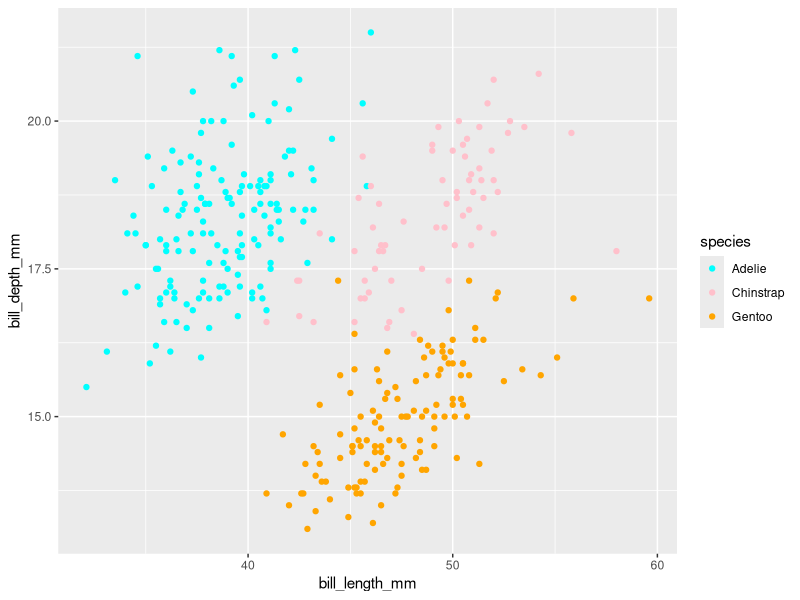
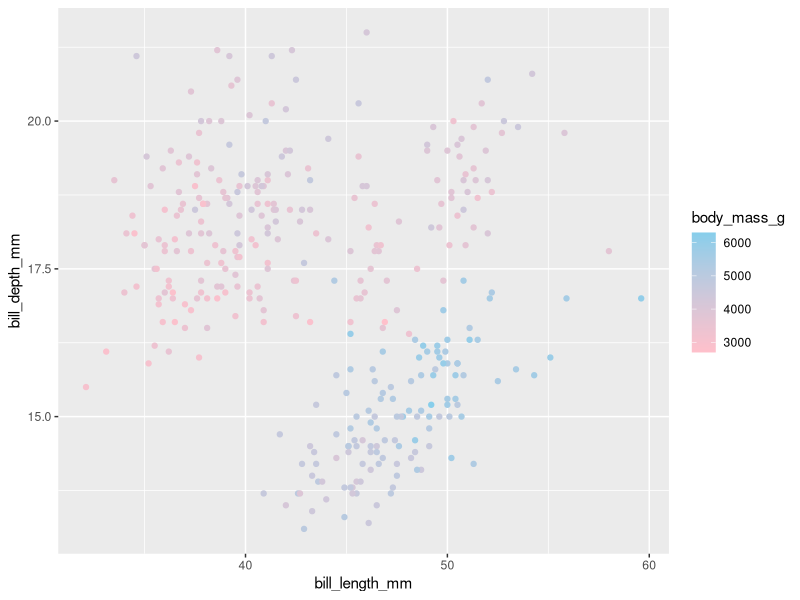
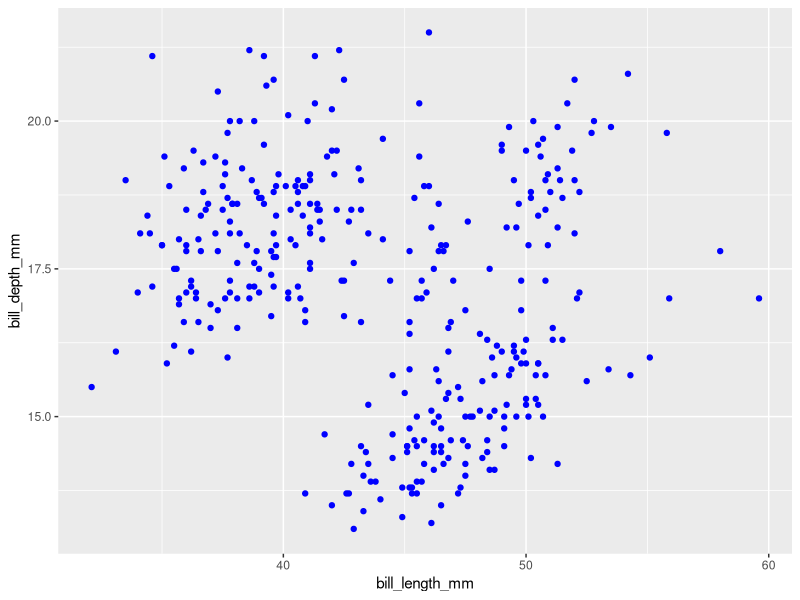
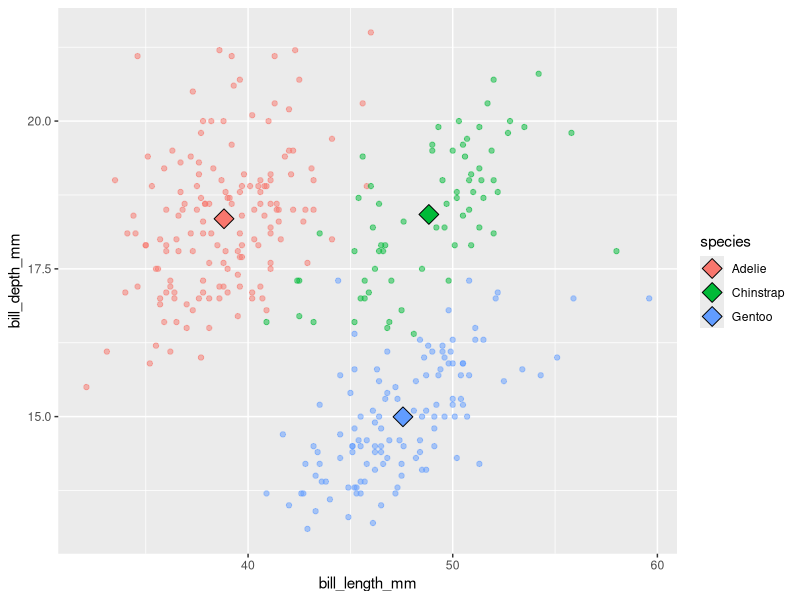
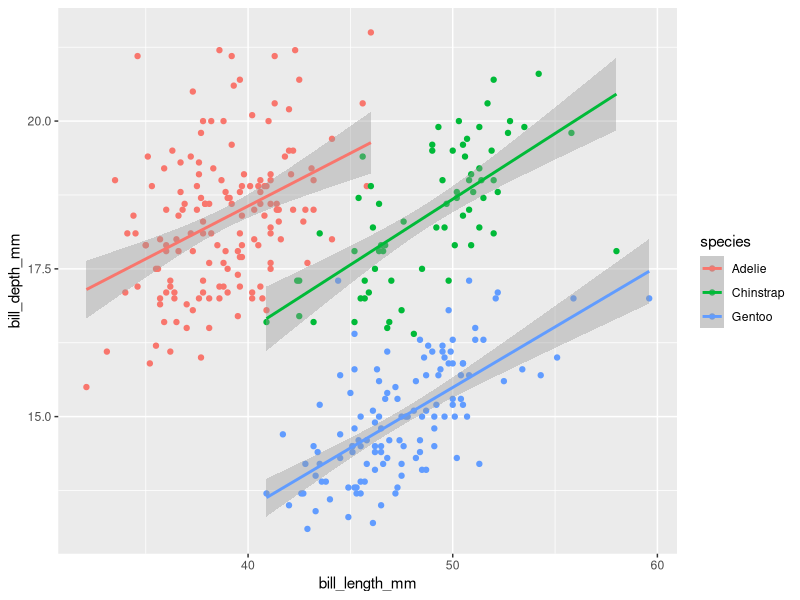
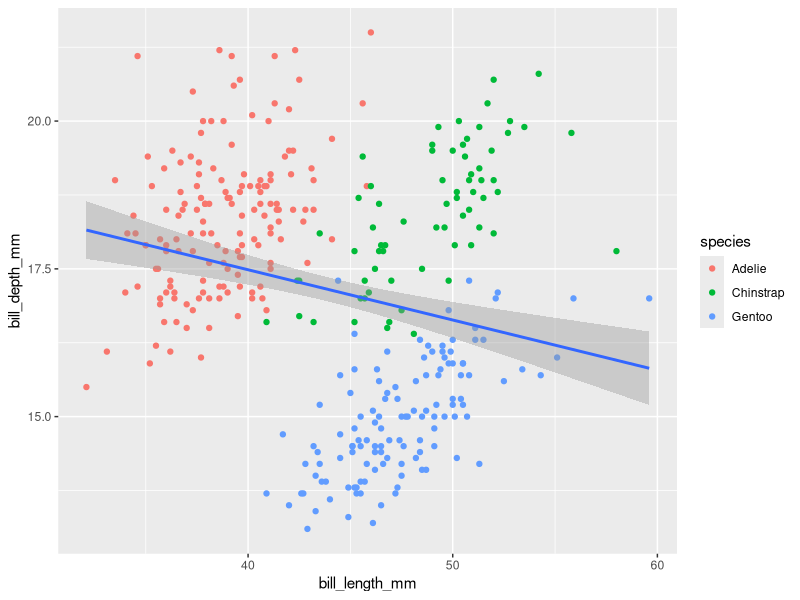
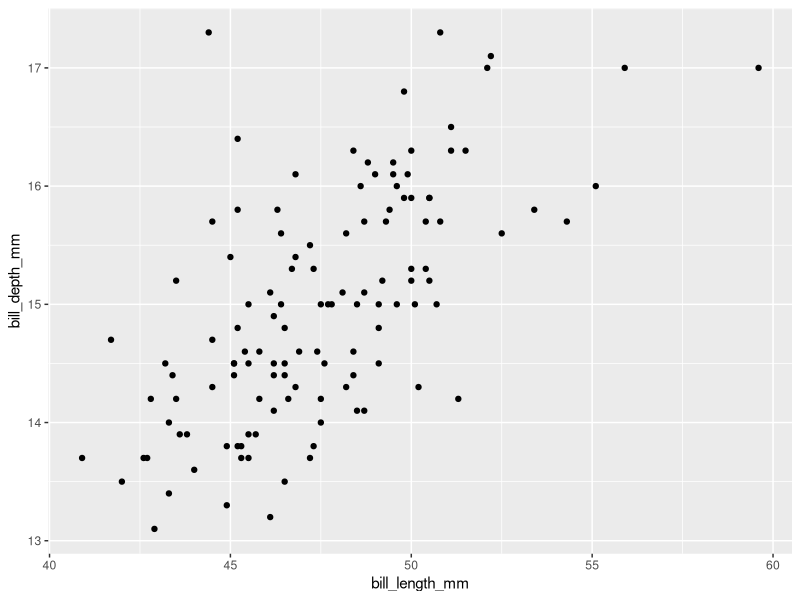
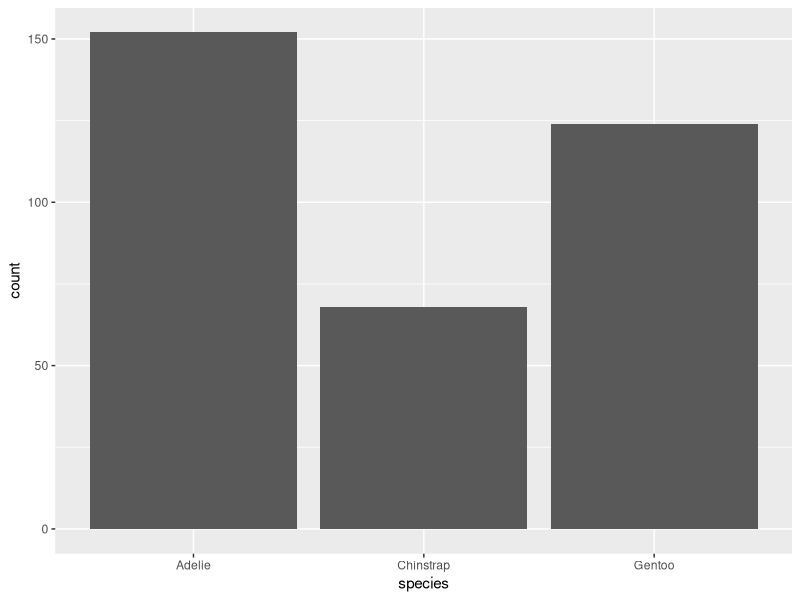

The R source for these figures, in order:
## ---- chunk 1
#| eval: true
#| echo: true
#| message: false
#| warning: false
# load packages ----
library(tidyverse)
library(patchwork)
library(palmerpenguins)
## ---- chunk 2
# create some untidy temperature data ----
temp_data_wide <- tribble(
  ~date, ~station1, ~station2,  ~station3,
  "2023-10-01", 30.1, 29.8,  31.2,
  "2023-11-01", 28.6, 29.1,  33.4,
  "2023-12-01", 29.9, 28.5,  32.3
)

# print it out ----
print(temp_data_wide)
## ---- chunk 3
# convert data from wide > long ----
temp_data_long <- temp_data_wide |> 
  pivot_longer(cols = starts_with("station"),
               names_to = "station_id",
               values_to = "temp_c")

# print it out ----
print(temp_data_long)
## ---- chunk 4
#| warning: false
#..........scatter plot with custom categorical colors...........
ggplot(penguins, aes(bill_length_mm, bill_depth_mm, color = species)) +
  geom_point() +
  scale_color_manual(values = c("cyan", "pink", "orange"))

## ---- chunk 5

penguins
## ---- chunk 6
#| warning: false
#...........scatter plot with custom continuous colors...........
ggplot(penguins, aes(x = bill_length_mm, y = bill_depth_mm, color = body_mass_g)) + 
  geom_point() +
  scale_color_gradient(low = "pink", high = "skyblue")
## ---- chunk 7
#| warning: false
#................scatter plot with all blue points...............
ggplot(penguins, aes(x = bill_length_mm, y = bill_depth_mm)) + 
  geom_point(color = "blue")
## ---- chunk 8
#| warning: false
#| message: false
#..............create a separate penguins_summary df.............
penguins_summary <- penguins |>
  drop_na() |> 
  group_by(species) |> 
  summarize(
    mean_bill_length_mm = mean(bill_length_mm),
    mean_bill_depth_mm = mean(bill_depth_mm)
  )

#..........create ggplot with layers from different dfs..........
ggplot() +
  geom_point(penguins, 
             mapping = aes(bill_length_mm, bill_depth_mm, color = species), alpha = 0.5) +
  geom_point(penguins_summary, mapping = aes(mean_bill_length_mm, mean_bill_depth_mm, fill = species), size = 5, shape = 23)

## ---- chunk 9
#| warning: false
#| message: false
#.............scatterplot with lms fitted to species.............
ggplot(penguins, aes(x = bill_length_mm, y = bill_depth_mm, color = species)) +
  geom_point() +
  geom_smooth(method = "lm")
## ---- chunk 10
#| warning: false
#| message: false
#..........scatterplot with lm fitted to entire data set.........
ggplot(penguins, aes(x = bill_length_mm, y = bill_depth_mm)) +
  geom_point(aes(color = species)) +
  geom_smooth(method = "lm")
## ---- chunk 11
#| warning: false
#........filter for Gentoo penguins, then pipe into ggplot.......
filter(penguins, species == "Gentoo") %>% 
  ggplot(aes(x = bill_length_mm, y = bill_depth_mm)) +
  geom_point()
## ---- chunk 12
#| warning: false
#...................bar plot with default stat...................
ggplot(penguins, aes(species)) +
  geom_bar()
## ---- chunk 13
#| warning: false

#........................new summarized df.......................
penguin_summary <- penguins |> 
  count(species) 

#..create bar heights based on `identity` of values in `n` col...
ggplot(penguin_summary, aes(species, n)) +
  geom_bar(stat = "identity")
## ---- chunk 14
#| warning: false
#........................default position........................
ggplot(penguins, aes(x = species, fill = island)) +
  geom_bar()
## ---- chunk 15
#| warning: false
#..........................position fill.........................
ggplot(penguins, aes(x = species, fill = island)) +
  geom_bar(position = "fill") 
## ---- chunk 16
#| warning: false
#.........................position dodge.........................
ggplot(penguins, aes(x = species, fill = island)) +
  geom_bar(position = "dodge") 
## ---- chunk 17
#| warning: false
#.......................position functions.......................
ggplot(penguins, aes(x = species, fill = island)) +
  geom_bar(position = position_dodge2(preserve = "single")) 
## ---- chunk 18
#| warning: false
#....................default coordinate system...................
ggplot(penguins, aes(x = species)) +
  geom_bar() +
  coord_cartesian()
## ---- chunk 19
#| warning: false
#............................flip axes...........................
ggplot(penguins, aes(x = species)) +
  geom_bar() +
  coord_flip()
## ---- chunk 20
#| warning: false
#........................polar coordinates.......................
ggplot(penguins, aes(x = species)) +
  geom_bar() +
  coord_polar()
## ---- chunk 21
#| warning: false
#..................premade theme + custom theme..................
ggplot(penguins, aes(x = species)) +
  geom_bar() +
  theme_light() +
  theme(
    axis.title = element_text(size = 17, color = "purple")
  )
## ---- chunk 22
#| warning: false
#| message: false
#......................labels & facet wrap.......................
ggplot(penguins, aes(flipper_length_mm, fill = species)) +
  geom_histogram(position = "identity", alpha = 0.5) +
  scale_fill_manual(values = c("cornflowerblue", "darkblue", "skyblue")) +
  labs(x = "Flipper Length (mm)",
       y = "Frequency",
       fill = "Species",
       title = "Penguin Flipper Lengths") +
  facet_wrap(~species, ncol = 1)
## ---- chunk 23
#.................save scatter plot to obj `p1`..................
p1 <- ggplot(penguins, aes(x = bill_length_mm, y = bill_depth_mm, color = body_mass_g)) +
  geom_point() +
  scale_color_gradient(low = "#F7DD4C", high = "#132B43") +
  theme(
    legend.position = "top" # note: this is newly added from earlier!
  )

#....................save bar plot to obj `p2`...................
p2 <- ggplot(penguins, aes(x = species)) +
  geom_bar() +
  theme_light()

#...................save histogram to obj `p3`...................
p3 <- ggplot(penguins, aes(x = flipper_length_mm, fill = species)) + 
  geom_histogram(position = "identity", alpha = 0.5) +
  scale_fill_manual(values = c("darkorange", "purple", "cyan4"))
## ---- chunk 24
#| warning: false
#| message: false
#..........................stacked plots.........................

p1 / p2

#.......................side-by-side plots.......................

p1 + p2

#..........side-by-side & stacked plots + graphic title..........

(p1 + (p2 / p3)) +
  plot_annotation(title = "Pre-Penguin Fight Club Stat Graphic")
